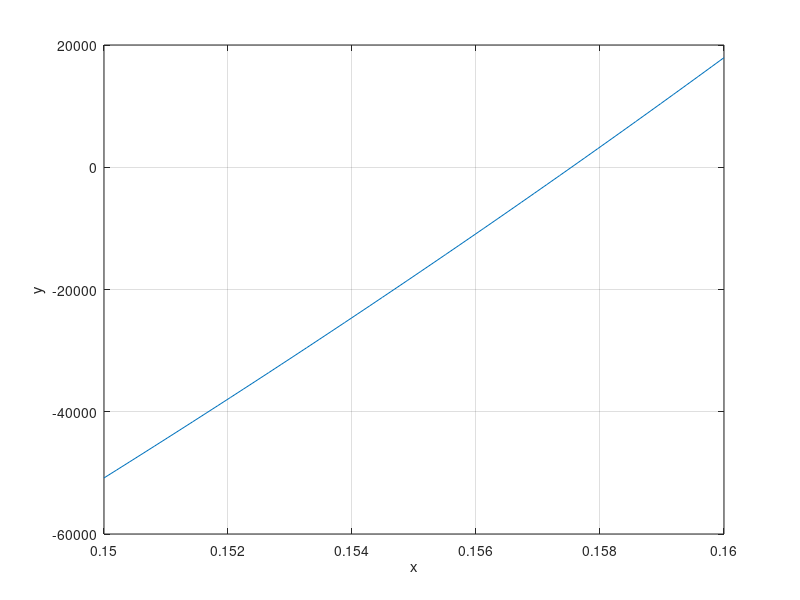

MATLAB code to generate this figure:
function bisection_method_ex_2_7
% Using Bisection Method to approximate a root of the equation f (x) = xsin(x)-1 = 0
%{
    Using Bisection Method to approximate a root of the equation f (x) = xsin(x)-1 = 0 in the 
interval [a, b]. Proceed with the method only if f (x) is continuous and f (a) and f (b) have 
opposite signs
%}

% the starting interval [a, b]
a = 0.15;
b = 0.16;

% plot the figure of the function f = xsin(x)-1
plot_f(a, b)

% the tolerance
delta = 0.5e-10;
% Using Bisection Method to approximate a root of the equation f(x) = xsin(x)-1 = 0
[k, c, err, yc] = bisect(a, b, delta);

fprintf('After %dth iteration, finding an approximation %0.8f\n', k, c);
fprintf('The error estimate for the approcimation is %0.4f\n', err);
fprintf('The value of the function is %0.6f\n', yc);

end


function plot_f(a, b)
% Plot the figure of the function f = xsin(x)-1

x = linspace(a, b, 50);
y = feval('f', x);

plot(x, y);
grid on;
xlabel('x');
ylabel('y');
end


function y = f(x)
% return the value of the function "xsin(x)-1"

y = 300./x*12.*((1+x/12).^240-1)-5*10^5;

end


function [k, c, err, yc] = bisect(a, b, delta)
%{
Input  - a and b are the left and right end points
          - delta  is the tolerance for the zero
Output - k is the iterations which is needed
            - c is the zero
            - yc=f(c)
            - err is the error estimate for c
%}
ya = feval('f', a);
yb = feval('f', b);
if ya*yb>0
    fprintf('Note: f(a)*f(b)>0\n');
    return;
end

% the 0th iteration
c = (a+b)/2;
yc = feval('f', c);
fprintf('%-4s%16s%24s%24s%20s\n', 'k', 'ak', 'ck', 'bk', 'f(ck)');
fprintf('%-4d%16.8f%16.8f%16.8f%16.6f\n', 0, a, c, b, yc);

% the maximal number of the iteration
max_iter = floor((log(b-a)-log(delta))/log(2));
if (b-a)/2>delta
    for k=1:max_iter
        if yc==0
            a=c;
            b=c;
        elseif yb*yc>0
            b=c;
            yb=yc;
        else
            a=c;
            ya=yc;
        end
        
        c = (a+b)/2;
        yc = feval('f', c);
        fprintf('%-4d%16.8f%16.8f%16.8f%16.6f\n', k, a, c, b, yc);
        if (b-a)/2<delta, break, end
    end
end

err = (b-a)/2;

end